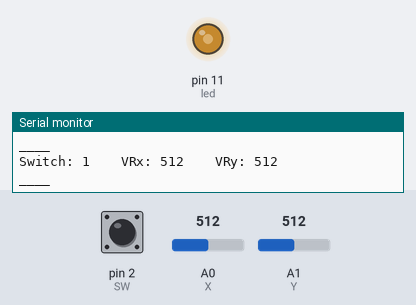
Bench run of a sketch on a simulated Arduino Uno, built with avr-gcc and run on an emulated ATmega328P. On the bench: output pins drawn as LEDs (lit = HIGH), the last lines printed to the serial monitor. The test bench sets the inputs (shaded band); at power-on: A0 (X) = 512, pin 2 (SW) HIGH, A1 (Y) = 512.

Above: at 1.2 s.
1.3 s: A0 (X) set to 716
At 2.6 s:
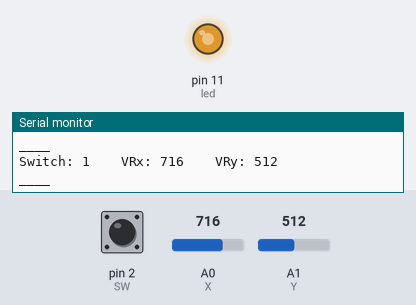
3.0 s: A0 (X) set to 900
At 3.8 s:
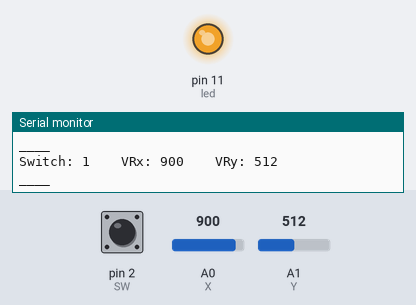
4.5 s: A0 (X) set to 122
At 5.1 s:
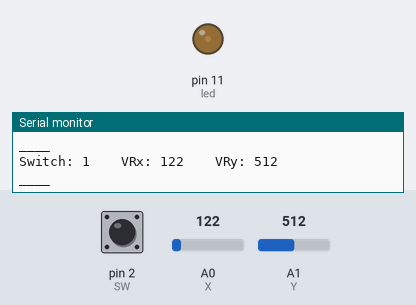
6.0 s: A0 (X) set to 0
At 6.3 s:
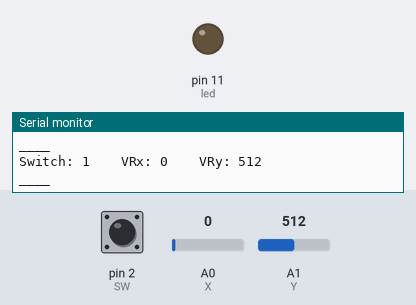
7.5 s: A0 (X) set to 511
At 8.8 s:
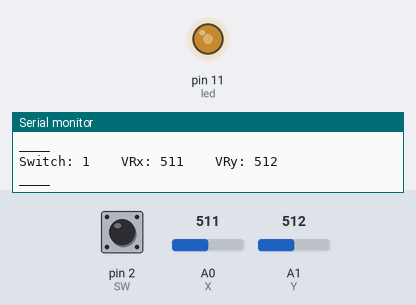
Timing chart, 0 to 10.0 s (numbered marks = the images above; inputs shaded):
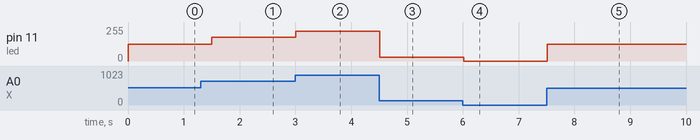

The sketch:

project.ino
```cpp
const int SW = 2;
const int X = 0;
const int Y = 1;
int led = 11;
void setup() {
  pinMode(SW, INPUT_PULLUP);
  Serial.begin(9600);
  pinMode(led, OUTPUT);
}

void loop() {
  int x_value = analogRead(X);
  int x_led = map(x_value, 0, 1023, 0, 255);
  Serial.print("Switch: ");
  Serial.print(digitalRead(SW));
  Serial.print("\t\t");
  Serial.print("VRx: ");
  Serial.print(analogRead(X));
  Serial.print("\t\t");
  Serial.print("VRy: ");
  Serial.println(analogRead(Y));
  Serial.println("____");
  analogWrite(led, x_led);
  delay(500);
}
```

Measured:
- after the input at 1.3 s, pin 11 (led): 127/255 → 178/255 after 0.20 s
- after the input at 3.0 s, pin 11 (led): 178/255 → 224/255 at once
- after the input at 4.5 s, pin 11 (led): 224/255 → 30/255 at once
- after the input at 6.0 s, pin 11 (led): 30/255 → 0/255 at once
- after the input at 7.5 s, pin 11 (led): 0/255 → 127/255 at once
